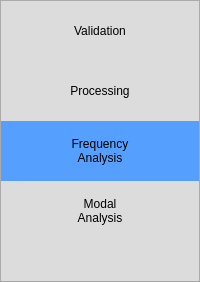
        <widget class="QFrame" name="frame_left_menu">
         <property name="minimumSize">
          <size>
           <width>90</width>
           <height>0</height>
          </size>
         </property>
         <property name="styleSheet">
          <string notr="true">background-color: rgb(220, 220, 220);</string>
         </property>
         <property name="frameShape">
          <enum>QFrame::StyledPanel</enum>
         </property>
         <property name="frameShadow">
          <enum>QFrame::Raised</enum>
         </property>
         <layout class="QVBoxLayout" name="verticalLayout_3">
          <property name="leftMargin">
           <number>0</number>
          </property>
          <property name="topMargin">
           <number>0</number>
          </property>
          <property name="rightMargin">
           <number>0</number>
          </property>
          <property name="bottomMargin">
           <number>0</number>
          </property>
          <item alignment="Qt::AlignTop">
           <widget class="QFrame" name="frame_top_menus">
            <property name="styleSheet">
             <string notr="true">QPushButton {
	color: rgb(0,0,0);
	background-color: rgb(220, 220, 220);
	border: 0px solid;
}
QPushButton:hover {
	background-color: rgb(150,200,230);
}
QPushButton:checked {
	background-color: rgb(85, 160, 255);
	
	/*background-color: rgb(0, 120, 215);*/
}</string>
            </property>
            <property name="frameShape">
             <enum>QFrame::NoFrame</enum>
            </property>
            <property name="frameShadow">
             <enum>QFrame::Raised</enum>
            </property>
            <layout class="QVBoxLayout" name="verticalLayout_4">
             <property name="spacing">
              <number>0</number>
             </property>
             <property name="leftMargin">
              <number>0</number>
             </property>
             <property name="topMargin">
              <number>0</number>
             </property>
             <property name="rightMargin">
              <number>0</number>
             </property>
             <property name="bottomMargin">
              <number>0</number>
             </property>
             <item>
              <widget class="QPushButton" name="validation_PB">
               <property name="minimumSize">
                <size>
                 <width>0</width>
                 <height>60</height>
                </size>
               </property>
               <property name="styleSheet">
                <string notr="true"/>
               </property>
               <property name="text">
                <string>Validation</string>
               </property>
               <property name="iconSize">
                <size>
                 <width>40</width>
                 <height>40</height>
                </size>
               </property>
               <property name="checkable">
                <bool>true</bool>
               </property>
               <property name="checked">
                <bool>false</bool>
               </property>
               <property name="autoExclusive">
                <bool>false</bool>
               </property>
              </widget>
             </item>
             <item>
              <widget class="QPushButton" name="processing_PB">
               <property name="minimumSize">
                <size>
                 <width>0</width>
                 <height>60</height>
                </size>
               </property>
               <property name="styleSheet">
                <string notr="true"/>
               </property>
               <property name="text">
                <string>Processing</string>
               </property>
               <property name="iconSize">
                <size>
                 <width>40</width>
                 <height>40</height>
                </size>
               </property>
               <property name="checkable">
                <bool>true</bool>
               </property>
              </widget>
             </item>
             <item>
              <widget class="QPushButton" name="freq_analysis_PB">
               <property name="minimumSize">
                <size>
                 <width>0</width>
                 <height>60</height>
                </size>
               </property>
               <property name="styleSheet">
                <string notr="true"/>
               </property>
               <property name="text">
                <string>Frequency
Analysis</string>
               </property>
               <property name="iconSize">
                <size>
                 <width>40</width>
                 <height>40</height>
                </size>
               </property>
               <property name="checkable">
                <bool>true</bool>
               </property>
               <property name="checked">
                <bool>true</bool>
               </property>
              </widget>
             </item>
             <item>
              <widget class="QPushButton" name="modal_analysis_PB">
               <property name="minimumSize">
                <size>
                 <width>0</width>
                 <height>60</height>
                </size>
               </property>
               <property name="text">
                <string>Modal
Analysis</string>
               </property>
               <property name="iconSize">
                <size>
                 <width>40</width>
                 <height>40</height>
                </size>
               </property>
               <property name="checkable">
                <bool>true</bool>
               </property>
              </widget>
             </item>
             <item>
              <spacer name="verticalSpacer">
               <property name="orientation">
                <enum>Qt::Vertical</enum>
               </property>
               <property name="sizeType">
                <enum>QSizePolicy::Expanding</enum>
               </property>
               <property name="sizeHint" stdset="0">
                <size>
                 <width>20</width>
                 <height>40</height>
                </size>
               </property>
              </spacer>
             </item>
            </layout>
           </widget>
          </item>
         </layout>
        </widget>
